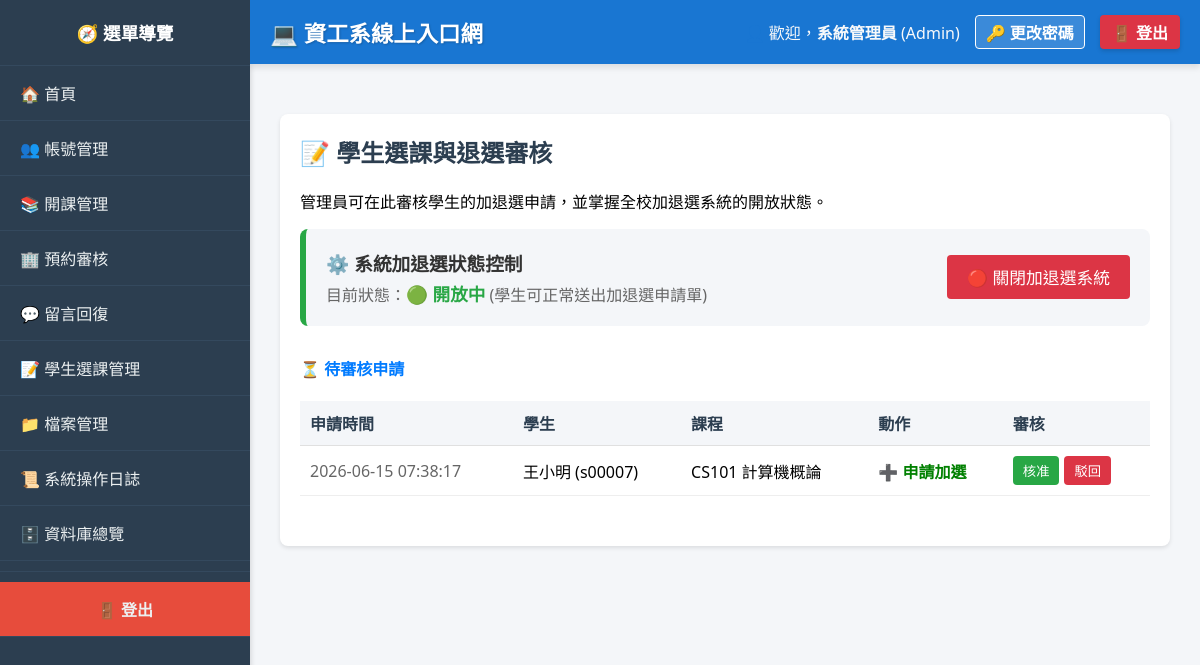
/index.php?page=manage_enrollments (signed in), run on an earlier commit of the app's database.
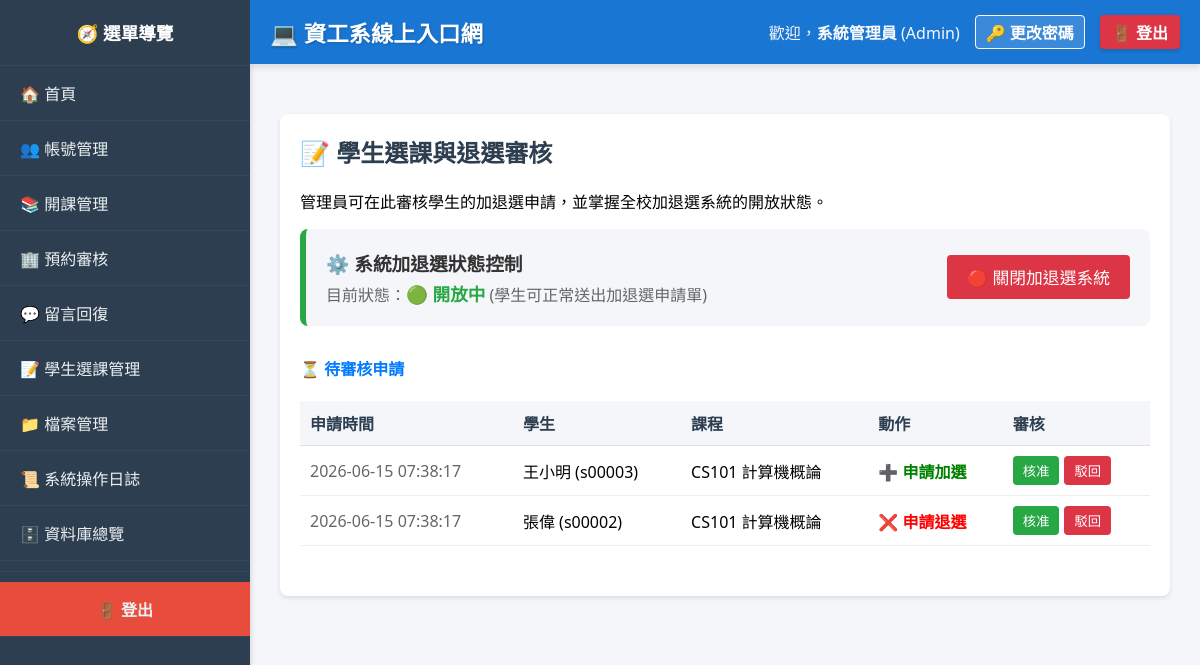
And on a later commit of the database.
### tables this page shows
CREATE TABLE CourseRequests (
    request_id INT AUTO_INCREMENT PRIMARY KEY,
    student_id VARCHAR(50) NOT NULL,
    course_id INT NOT NULL,
    action ENUM('Add', 'Drop') NOT NULL,
    status ENUM('Pending', 'Approved', 'Rejected') DEFAULT 'Pending',
    request_date TIMESTAMP DEFAULT CURRENT_TIMESTAMP,
    FOREIGN KEY (student_id) REFERENCES Students(student_id) ON DELETE CASCADE,
    FOREIGN KEY (course_id) REFERENCES Courses(course_id) ON DELETE CASCADE
);

CREATE TABLE Students (
    student_id VARCHAR(50) PRIMARY KEY,
    user_id INT NOT NULL,
    name VARCHAR(100) NOT NULL,
    enrollment_year INT,
    FOREIGN KEY (user_id) REFERENCES Users(id) ON DELETE CASCADE
);

CREATE TABLE Courses (
    course_id INT AUTO_INCREMENT PRIMARY KEY,
    course_code VARCHAR(20) NOT NULL,
    course_name VARCHAR(100) NOT NULL,
    semester VARCHAR(10) NOT NULL,
    teacher_id INT,
    capacity INT NOT NULL DEFAULT 50,
    schedule VARCHAR(100),
    room VARCHAR(50) DEFAULT NULL,
    syllabus TEXT,
    weight_assignment INT NOT NULL DEFAULT 30,
    weight_midterm INT NOT NULL DEFAULT 30,
    weight_final INT NOT NULL DEFAULT 40,
    created_at TIMESTAMP DEFAULT CURRENT_TIMESTAMP,
    FOREIGN KEY (teacher_id) REFERENCES Teachers(teacher_id) ON DELETE SET NULL
);

### modules/admin/manage_enrollments.php (the view, shortened to what this page needs)
<div class="card">
    <h2>📝 學生選課與退選審核</h2>
    <p>管理員可在此審核學生的加退選申請，並掌握全校加退選系統的開放狀態。</p>
    <?php
    if ($_SESSION['role'] != 'Admin') {
        echo "<p style='color:red;'>無權限。</p>";
    } else {
        $status_query = $conn->query("SELECT setting_value FROM SystemSettings WHERE setting_key = 'enrollment_status'");
        $current_status = $status_query->fetch_assoc()['setting_value'] ?? 'open';
        $is_open = ($current_status === 'open');
        echo "<div style='display:flex; justify-content:space-between; align-items:center; background:#f4f6f9; padding:20px; border-radius:8px; margin-bottom:30px; border-left: 6px solid " . ($is_open ? '#28a745' : '#dc3545') . ";'>";
        echo "<div>";
        echo "<h3 style='margin:0 0 5px 0; color:#333;'>⚙️ 系統加退選狀態控制</h3>";
        if ($is_open) {
            echo "<p style='margin:0; color:#666;'>目前狀態：<span style='color:#28a745; font-weight:bold; font-size:1.1em;'>🟢 開放中</span> (學生可正常送出加退選申請單)</p>";
        } else {
            echo "<p style='margin:0; color:#666;'>目前狀態：<span style='color:#dc3545; font-weight:bold; font-size:1.1em;'>🔴 已關閉</span> (學生無法送出任何新申請)</p>";
        }
        echo "</div>";
        echo "<form method='POST' style='margin:0;'>";
        if ($is_open) {
            echo "<button type='submit' class='btn' style='background:#dc3545; font-size:1.05em; padding:10px 20px;' onclick='return confirm(\"確定要【關閉】加退選系統嗎？學生將無法再申請。\");'>🔴 關閉加退選系統</button>";
        } else {
            echo "<button type='submit' class='btn' style='background:#28a745; font-size:1.05em; padding:10px 20px;' onclick='return confirm(\"確定要【開放】加退選系統嗎？\");'>🟢 開放加退選系統</button>";
        }
        echo "</form>";
        echo "</div>";
        echo "<h4 style='color:#007bff;'>⏳ 待審核申請</h4>";
        $pending = $conn->query("
            SELECT cr.*, s.name as student_name, c.course_code, c.course_name
            FROM CourseRequests cr
            JOIN Students s ON cr.student_id = s.student_id
            JOIN Courses c ON cr.course_id = c.course_id
            WHERE cr.status = 'Pending' ORDER BY cr.request_date ASC
        ");
        if ($pending->num_rows > 0) {
            echo "<table style='width:100%; border-collapse:collapse; margin-bottom:30px;'><tr style='background:#f4f6f9;'><th style='padding:10px;'>申請時間</th><th style='padding:10px;'>學生</th><th style='padding:10px;'>課程</th><th style='padding:10px;'>動作</th><th style='padding:10px;'>審核</th></tr>";
            while ($r = $pending->fetch_assoc()) {
                $action_text = $r['action'] == 'Add' ? "<span style='color:green; font-weight:bold;'>➕ 申請加選</span>" : "<span style='color:red; font-weight:bold;'>❌ 申請退選</span>";
                echo "<tr style='border-bottom:1px solid #eee;'>";
                echo "<td style='padding:10px; color:#666;'>" . $r['request_date'] . "</td>";
                echo "<td style='padding:10px;'>" . htmlspecialchars($r['student_name']) . " ({$r['student_id']})</td>";
                echo "<td style='padding:10px;'>" . htmlspecialchars($r['course_code'] . " " . $r['course_name']) . "</td>";
                echo "<td style='padding:10px;'>{$action_text}</td>";
                echo "<td style='padding:10px;'><form method='POST' style='margin:0; display:flex; gap:5px;'>
                        <input type='hidden' name='request_id' value='{$r['request_id']}'>
                        <button type='submit' name='action_taken' value='Approve' class='btn' style='background:#28a745; padding:5px 10px;'>核准</button>
                        <button type='submit' name='action_taken' value='Reject' class='btn' style='background:#dc3545; padding:5px 10px;'>駁回</button>
                      </form></td></tr>";
            }
            echo "</table>";
        } else {
            echo "<p style='color:#999; padding:15px; background:#f8f9fa;'>目前沒有待審核的選課申請。</p>";
        }
    }
    ?>
</div>

What changed in the data, as far as the page shows it:
changed courserequests "王小明": student "s00007" → "s00003"
added courserequests: request_date "2026-06-15 07:38:17", student.name "張偉", student "s00002", course.course_name "CS101 計算機概論", action "❌ 申請退選"
